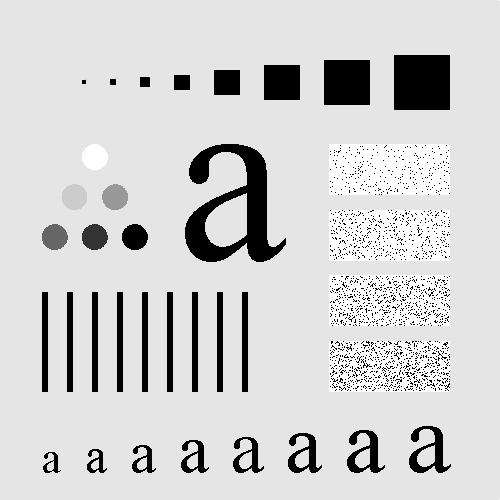
#> input picture imagenes/src/practica7/1-img-promedio.jpg, 500 x 500 px
$ python filtros.py   (older library calls are emulated)
#> lines starting #> are read from the running program, lines starting #| are printed output that depends on the picture
import cv2
import numpy as np

def filtroPromedio():
    img = cv2.imread("src/practica7/1-img-promedio.jpg",0)
#> img is the input picture: shape (500, 500); min 0, max 255, mean 207.4
    img2 = cv2.imread("src/practica7/4-img-Laplaciano.jpg", 0)
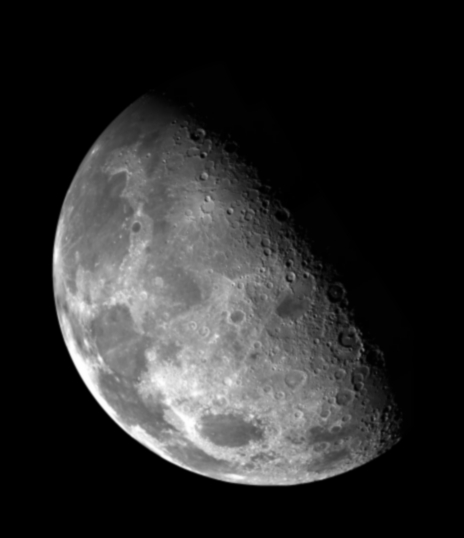
#> input picture imagenes/src/practica7/4-img-Laplaciano.jpg, 464 x 538 px
#> img2 is the input picture: shape (538, 464); min 0, max 255, mean 42.6
    img3 = cv2.imread("src/practica7/7-img-Sobel.jpg", 0)
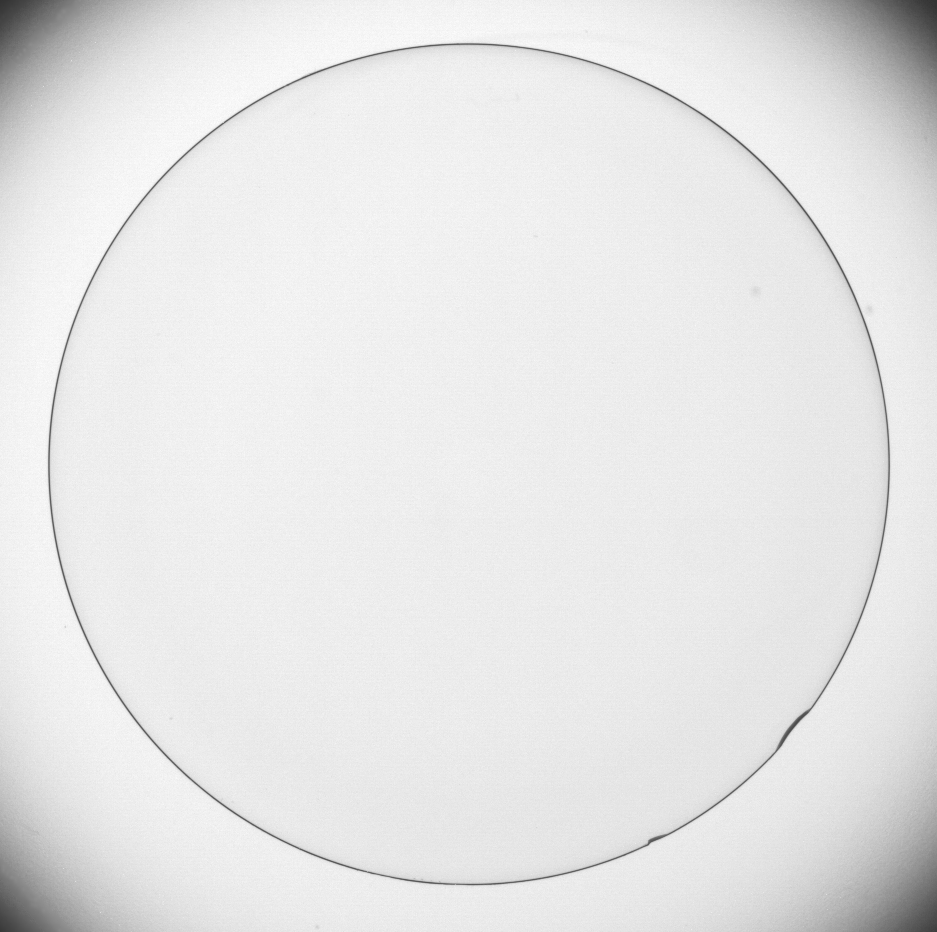
#> input picture imagenes/src/practica7/7-img-Sobel.jpg, 937 x 932 px
#> img3 is the input picture: shape (932, 937); min 50, max 255, mean 229.7


    largoIMG, altoIMG = img.shape
#> largoIMG = 500; altoIMG = 500
    imgRes = np.zeros([largoIMG-2, altoIMG-2])

    mascara1 = np.zeros([3,3], img.dtype)
#> mascara1 = [[0, 0, 0], [0, 0, 0], [0, 0, 0]]

    largoMAS, altoMAS = mascara1.shape
#> largoMAS = 3; altoMAS = 3
    for x in range(largoMAS):
        for y in range(altoMAS):
            mascara1[x,y] = 1
#> after the loop, mascara1 = [[1, 1, 1], [1, 1, 1], [1, 1, 1]]

    imgRes= cv2.filter2D(img, -1, mascara1)
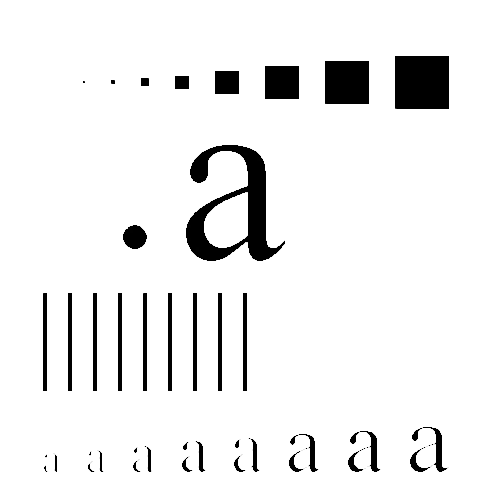
#> imgRes: shape (500, 500); min 0, max 255, mean 237.9
    imgRes2 = cv2.medianBlur(img, 3)
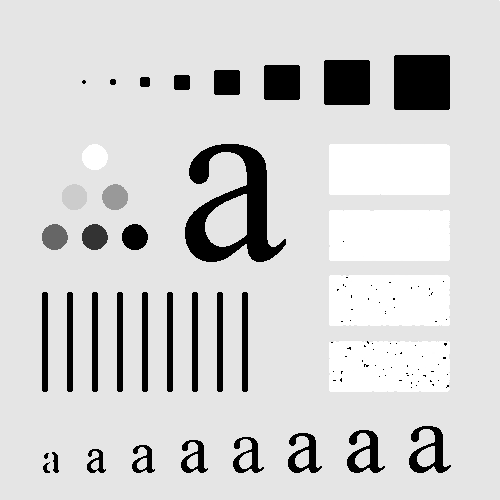
#> imgRes2: shape (500, 500); min 0, max 255, mean 210.3

    #ahora aplicamos el filtro laplaciano a la imagen 2
    img2Res = cv2.Laplacian(img2, 0)
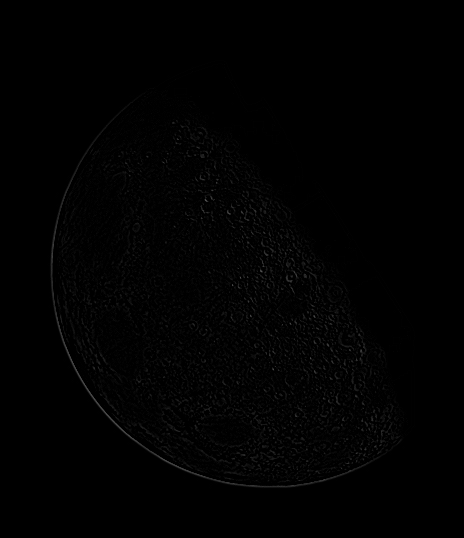
#> img2Res: shape (538, 464); min 0, max 82, mean 1.5
    print("a este me refiero: ",0)

    #ahora aplicaremos el filtro de sobel
    img3Res = cv2.Sobel(img3, cv2.CV_8U, 1,0,ksize=3)
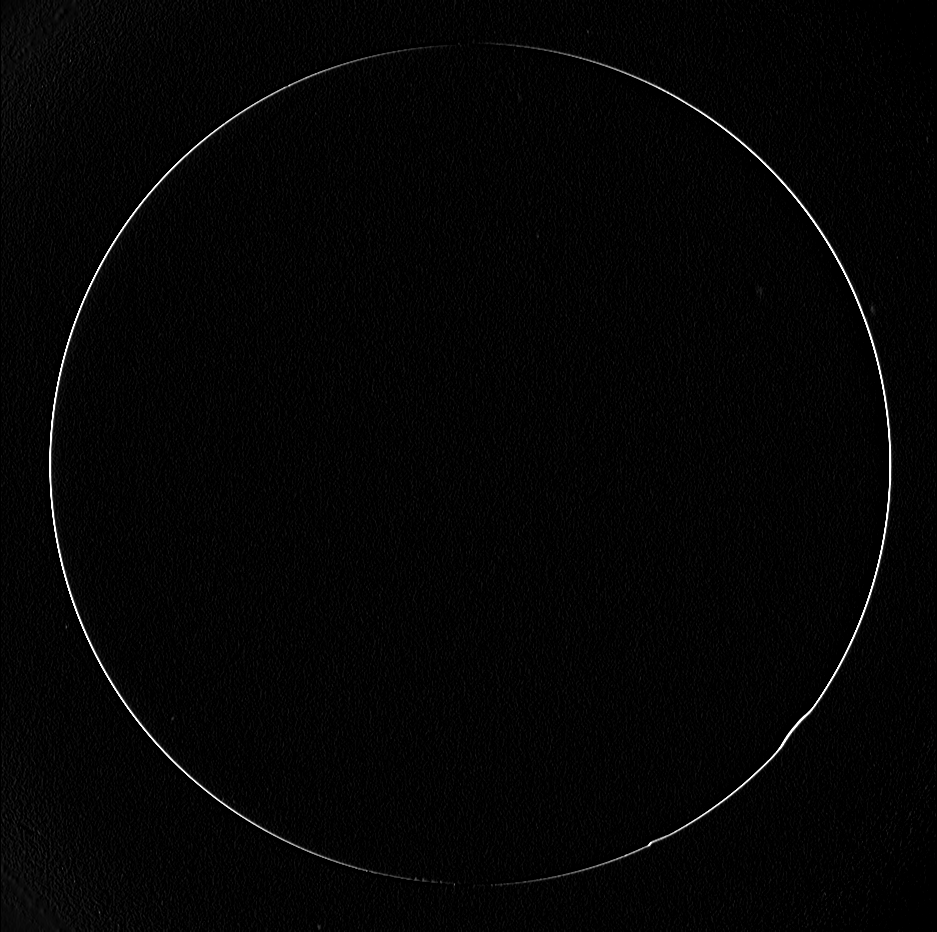
#> img3Res: shape (932, 937); min 0, max 255, mean 4.3


    cv2.imshow("imagen 1 original", img)
    cv2.imshow("imagen 2 original", img2)
    cv2.imshow("imagen 3 original", img3)
    cv2.imshow("filtro promedio", imgRes)
    cv2.imshow("filtro de mediana", imgRes2)
    cv2.imshow("filtro Laplaciano", img2Res)
    cv2.imshow("filtro de Sobel", img3Res)

    cv2.waitKey(0)
    cv2.destroyAllWindows()

filtroPromedio()
